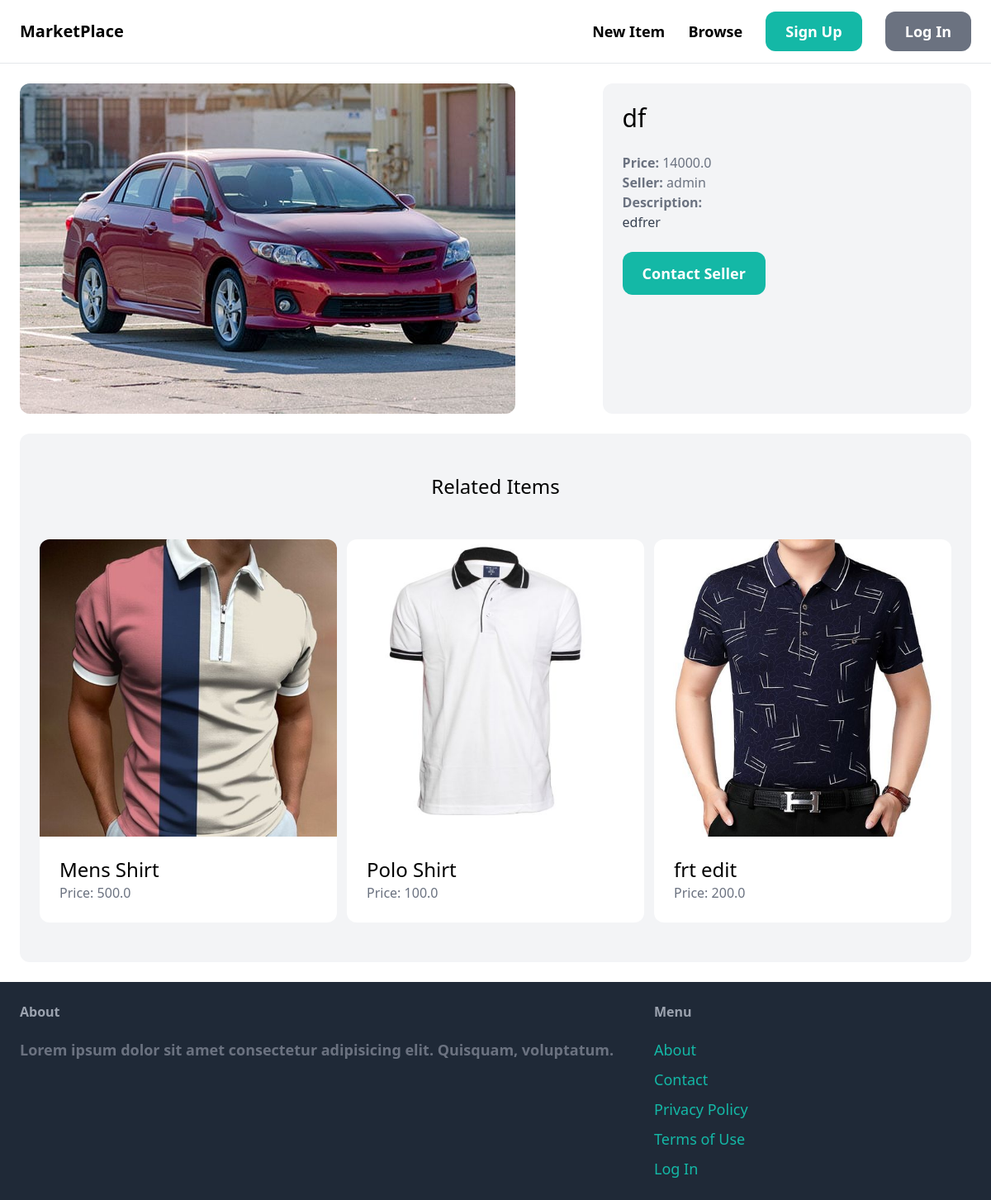
/item/item/2/, run on the app's committed database.
### item/models.py (models this page shows, shortened)
class Item(models.Model):
    category = models.ForeignKey(Category, related_name='items', on_delete=models.CASCADE)
    name = models.CharField(max_length=225)
    description = models.TextField(blank=True, null=True)
    price = models.FloatField()
    image = models.ImageField(upload_to='item_images', blank=True, null=True)
    is_sold = models.BooleanField(default=False)
    created_by = models.ForeignKey(User, related_name='items', on_delete=models.CASCADE)
    created_at = models.DateTimeField(auto_now_add=True)

### item/views.py (the view)
# urls.py: path('<int:pk>/', views.detail, name='detail'),
def detail(request, pk):
    item = get_object_or_404(Item, pk=pk)
    related_items = Item.objects.filter(category=item.category, is_sold=False).exclude(pk=pk)[0:3]
    return render(request, 'item/detail.html', {
        'item': item,
        'related_items': related_items
    })

### item/templates/item/detail.html (shortened to what this page needs)
{% extends 'core/base.html' %}
{% block content %}
    <div class="grid grid-cols-5 gap-6">
        <div class="col-span-3">
            <img src="{{ item.image.url }}" class="rounded-xl">
        </div>
        <div class="col-span-2 p-6 bg-gray-100 rounded-xl">
            <h1 class="mb-6 text-3xl">
                {{ item.name }}
            </h1>
            <p class="text-gray-500 ">
                <strong>Price: </strong> {{ item.price }}
            </p>
            <p class="text-gray-500 ">
                <strong>Seller:</strong> {{ item.created_by.username }}
            </p>
            {% if item.description %}
                <p class="text-gray-700">
                    <strong class="text-gray-500"> Description: </strong> <br>
                    {{ item.description }}
                </p>
            {% endif %}
            {% if request.user == item.created_by %}
            <div class="mt-6 p-6 bg-white rounded-xl">
                <p>
                    This is your item!
                </p>
                <a href="{% url 'item:edit' item.id %}" class="inline-block mt-6 px-6 py-3 text-lg font-semibold bg-teal-500 text-white rounded-xl"> Edit</a>
                <a href="{% url 'item:delete' item.id %}" class="inline-block mt-6 px-6 py-3 text-lg font-semibold bg-red-500 text-white rounded-xl"> Delete</a>
            </div>
            {% else %}
                <a href="{% url 'conversation:new' item.id %}" class="inline-block mt-6 px-6 py-3 text-lg font-semibold bg-teal-500 text-white rounded-xl hover:bg-teal-700"> Contact Seller</a>
            {% endif %}
        </div>
    </div>
    <div class="mt-6 px-6 py-12 bg-gray-100  rounded-xl">
        <h2 class="mb-12 text-2xl text-center">
            Related Items
        </h2>
        <div class="grid grid-cols-3 gap-3">
            {% for item in related_items %}
            <div>
                <a href="{% url 'item:detail' item.id %} ">
                    <div>
                        <img src="{{ item.image.url }}" class="rounded-t-xl">
                    </div>
                    <div class="p-6 bg-white rounded-b-xl">
                        <h2 class="text-2xl">  {{ item.name }}</h2>
                        <p class="text-gray-500"> Price: {{ item.price }} </p>
                    </div>
                </a>
            </div>
            {% endfor %}
        </div>
    </div>
{% endblock %}

### data on the page
Item: image (picture), name "df", price "14000.0", created_by.username "admin", description "edfrer"
Item: image (picture), name "Mens Shirt", price "500.0"
Item: image (picture), name "Polo Shirt", price "100.0"
Item: image (picture), name "frt edit", price "200.0"
